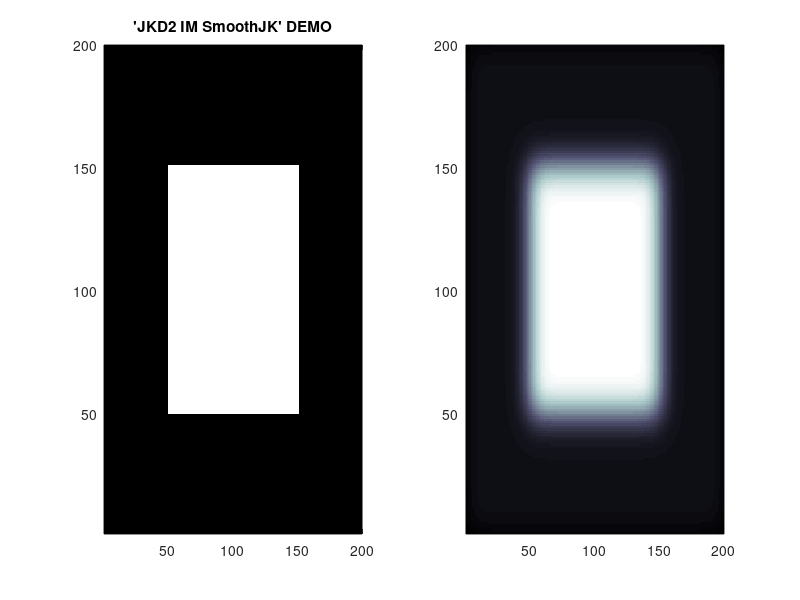

Source code (MATLAB):

function blur_matrix=JKD2_IM_smoothJK(matrixdata,w);
%blur a 2D matrix. JacobKers2013

if nargin<2
w=10;
matrixdata=ones(200,200);
matrixdata(50:150,50:150)=10;
end

%make a kernel image
[X,Y]=meshgrid(1:6*w,1:6*w);
[r,c]=size(X);
R=((X-c/2).^2+(Y-r/2).^2).^0.5;
blur_kernel=(2^32-1)*exp(-(R.^2/w^2))./sum(sum(exp(-(R.^2/w^2)))); % make a gaussian blob kernel
blur_kernel=blur_kernel/sum(blur_kernel(:));
scale=(2^32-1)/max(matrixdata(:));
m1=round(matrixdata*scale);
im = uint32(round(m1' - 1));
blur_im=imfilter(im, blur_kernel);
blur_matrix=(double(blur_im)+1)';

if nargin<2
figure;
    subplot(1,2,1); pcolor(matrixdata); shading flat; colormap bone; hold on
    title('''JKD2 IM SmoothJK'' DEMO');
    subplot(1,2,2); pcolor(blur_matrix); shading flat; colormap bone; hold on
    blur_matrix=1;
    
end
